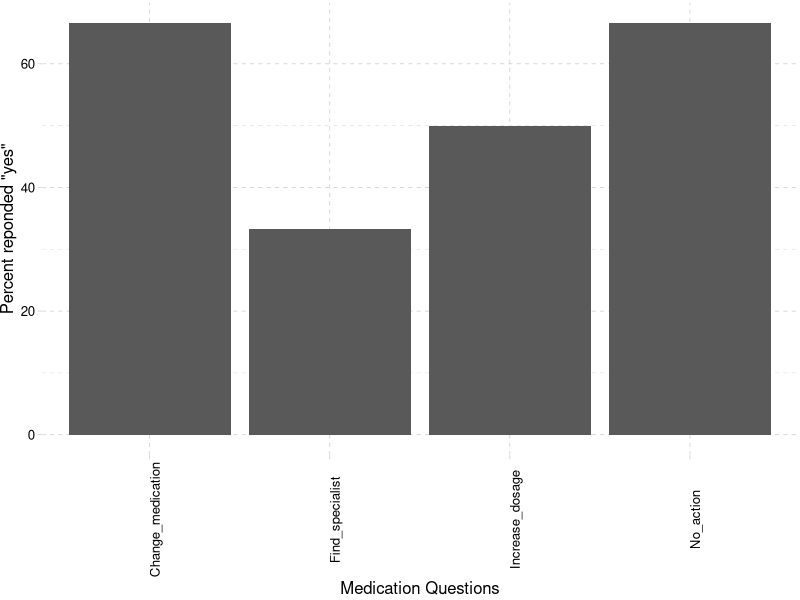

Recreate this plot in R.
## ---- chunk 1
# Loading Data
library(readxl)
data <- read_excel("data.xlsx")
View(data)
## ---- chunk 2
percent_yes <- list()
for (i in colnames(data)) {
  percent_yes[[i]] <- sum(data[[i]] == 1)/NROW(data[[i]])*100
  percent_yes <- data.frame(percent_yes)
}
print(percent_yes)
## ---- chunk 3
library(ggplot2)
library(ggthemes)
percent_yes_t<- data.frame(t(percent_yes))
ggplot(percent_yes_t)+aes(x=rownames(percent_yes_t), y=percent_yes_t$t.percent_yes)+ geom_bar(stat = "identity")+ xlab("Medication Questions")+ylab('Percent reponded "yes"')+theme_pander()+theme(axis.text.x=element_text(angle = 90))
